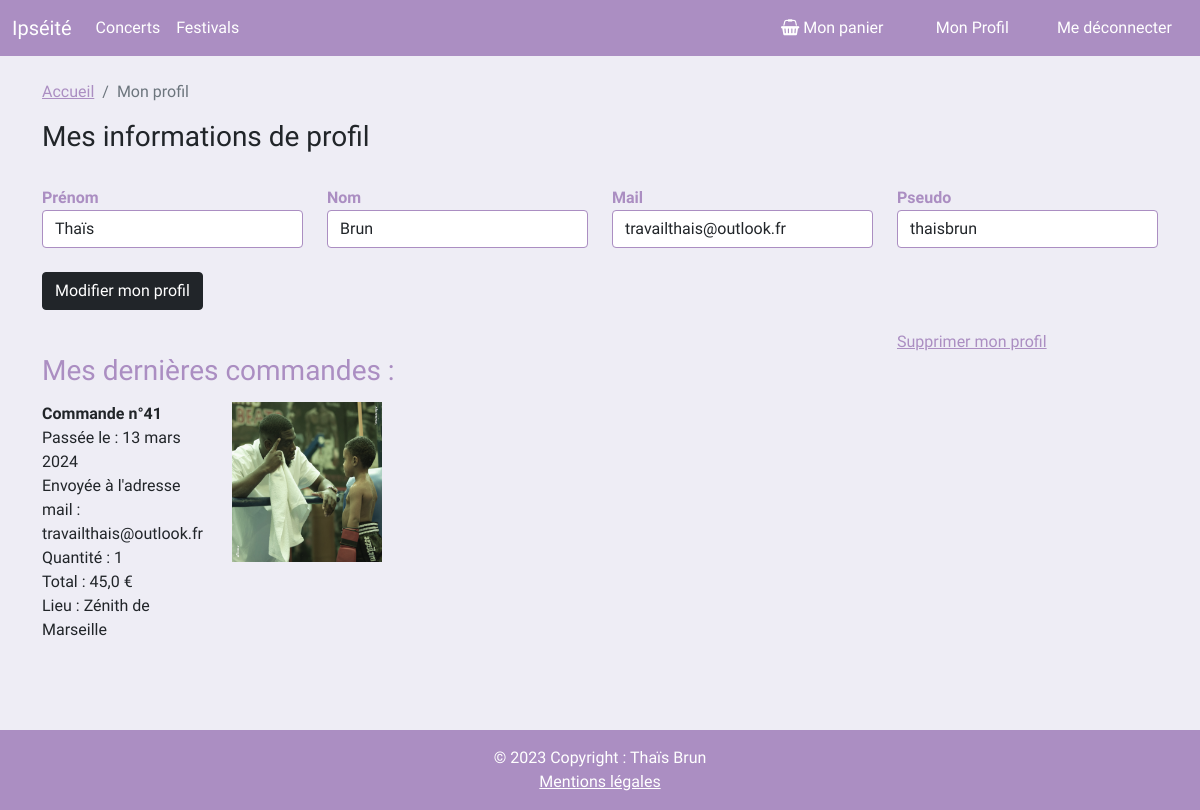
The page /my_account/ (signed in) on the database its author committed.
### accounts/models.py (models this page shows)
class Shopper(AbstractUser):
    pass

### ipseite/models.py (models this page shows, shortened)
class Order(models.Model):
    quantity = models.IntegerField(default=1)
    ordered = models.BooleanField(default=False)
    orderDate = models.DateField(default=timezone.now)
    activation = models.BinaryField()
    ticket = models.ForeignKey(Ticket, on_delete=models.CASCADE)
    user = models.ForeignKey(AUTH_USER_MODEL, on_delete=models.CASCADE)
    event = models.ForeignKey(Evenement, on_delete=models.CASCADE)

class Evenement(models.Model):
    place = models.CharField(max_length=100)
    slug = models.SlugField(max_length=70)
    createDate = models.DateField(default=timezone.now)
    activation = models.BinaryField()
    image = models.ImageField(upload_to="imagesEv", blank=True, null=True)

### accounts/views.py (the view, shortened to what this page needs)
# urls.py: path('my_account/', my_account, name="my_account"),
def my_account(request):
    orders = Order.objects.filter(user=request.user).order_by('-orderDate')[:3]
    total = sum(order.ticket.price * order.quantity for order in orders)
    return render(request,'accounts/my_account.html',context={"orders": orders, "total":total})

### accounts/templates/accounts/my_account.html (shortened to what this page needs)
{% extends 'base.html' %}
{% block content %}
<div class="container">
    <br>
{% if user.is_authenticated %}
    <nav aria-label="breadcrumb">
        <ol class="breadcrumb">
            <li class="breadcrumb-item"><a href="{% url 'index' %}" style="color:#ab8ec2">Accueil</a></li>
            <li class="breadcrumb-item active" style="font-family: Questrial,serif">Mon profil</li>
        </ol>
    </nav>
    <form method="POST" name="account_modification" onsubmit="return validateUserForm()" action="">
        <h3> Mes informations de profil </h3>
        <br>
          <div class="row">
    <div class="col">
        <label for="first_name" style="font-weight: bold; color: #ab8ec2;">Prénom</label>
    <input type="text" class="form-control" name="first_name" id="first_name" value="{{ user.first_name }}" style="border-color: #ab8ec2;">
    </div>
       <div class="col">
    <label for="last_name" style="font-weight: bold; color: #ab8ec2;">Nom</label>
    <input type="text" class="form-control" name="last_name" id="last_name" value="{{ user.last_name }}" style="border-color: #ab8ec2;">
  </div>
          <div class="col">
    <label for="last_name" style="font-weight: bold; color: #ab8ec2;">Mail</label>
    <input type="email" class="form-control" name="email" id="email" value="{{ user.email }}" style="border-color: #ab8ec2;">
  </div>
        <div class="col">
        <label for="username" style="font-weight: bold; color: #ab8ec2;">Pseudo</label>
        <input id="username" name="username" type="text" class="form-control" value="{{ user.username }}" style="border-color: #ab8ec2;">
        </div>
          </div>
<br>
  <button type="submit" class="btn btn-dark" style="margin-bottom: 20px">Modifier mon profil </button>
  <div class="row">
    <div class="col-9">
    </div>
    <div class="col-3">
      <a href="{% url 'delete_user' %}" class="link-opacity-50" style="color:#ab8ec2">Supprimer mon profil </a>
    </div>
  </div>
        <div class="row">
      <h3 style="color:#ab8ec2">Mes dernières commandes : </h3>
              <br>
            <br>
        {% for order in orders %}
    <div class="col-2">
        <p> <b>Commande n°{{order.id}}</b>
            <br>
            Passée le : {{ order.orderDate }}
            <br>
        Envoyée à l'adresse mail : {{ order.user.email }}
            <br>
        Quantité : {{ order.quantity }}
            <br>
            Total : {{ total }} €
            <br>
            Lieu : {{order.event.place}}
            <br>
        </p>
    </div>
    <div class="col-4">
            <img src="{{ order.event.image.url }}" width="150" height="160">
    </div>
        {% endfor %}
</div>
    </form>
    <br>
<br>
</div>
<br>
{%endif %}
{% endblock %}

### static/css/style.css (style rules this page uses)
h1, h2, h3, p, h4, h5, a, li, i, footer, form, button, option, select { font-family: "Questrial", serif; }

### rows shown on the page
Shopper: first_name "Thaïs", last_name "Brun", email "travailthais@outlook.fr", username "thaisbrun"
Order: id "41", orderDate "13 mars 2024", user.email "travailthais@outlook.fr", quantity "1", total "45,0", event.place "Zénith de Marseille", event.image (picture)
